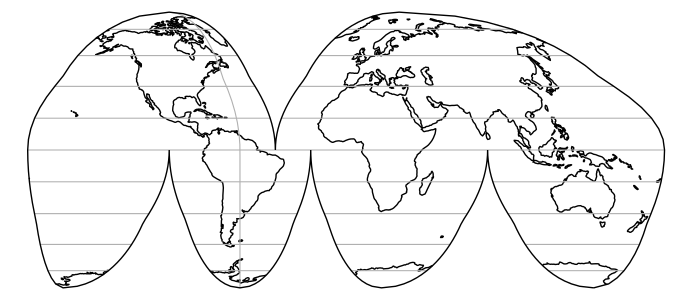

Here is the Python script that generated this plot:
import matplotlib.pyplot as plt
import cartopy.crs as ccrs

plt.figure(figsize=(6.9228, 3))
ax = plt.axes(projection=ccrs.InterruptedGoodeHomolosine())
ax.coastlines(resolution='110m')
ax.gridlines()
